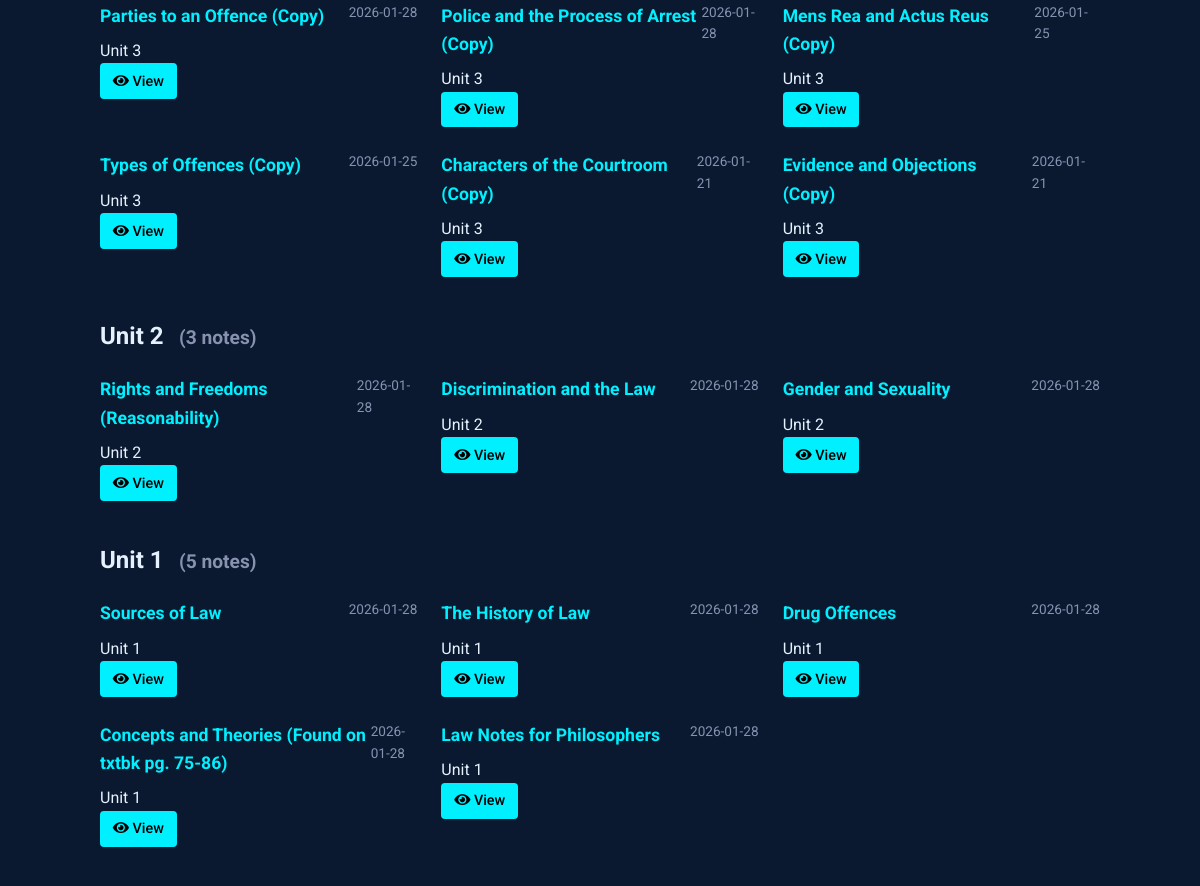
/notes (middle part), run on an earlier commit of the app's database.
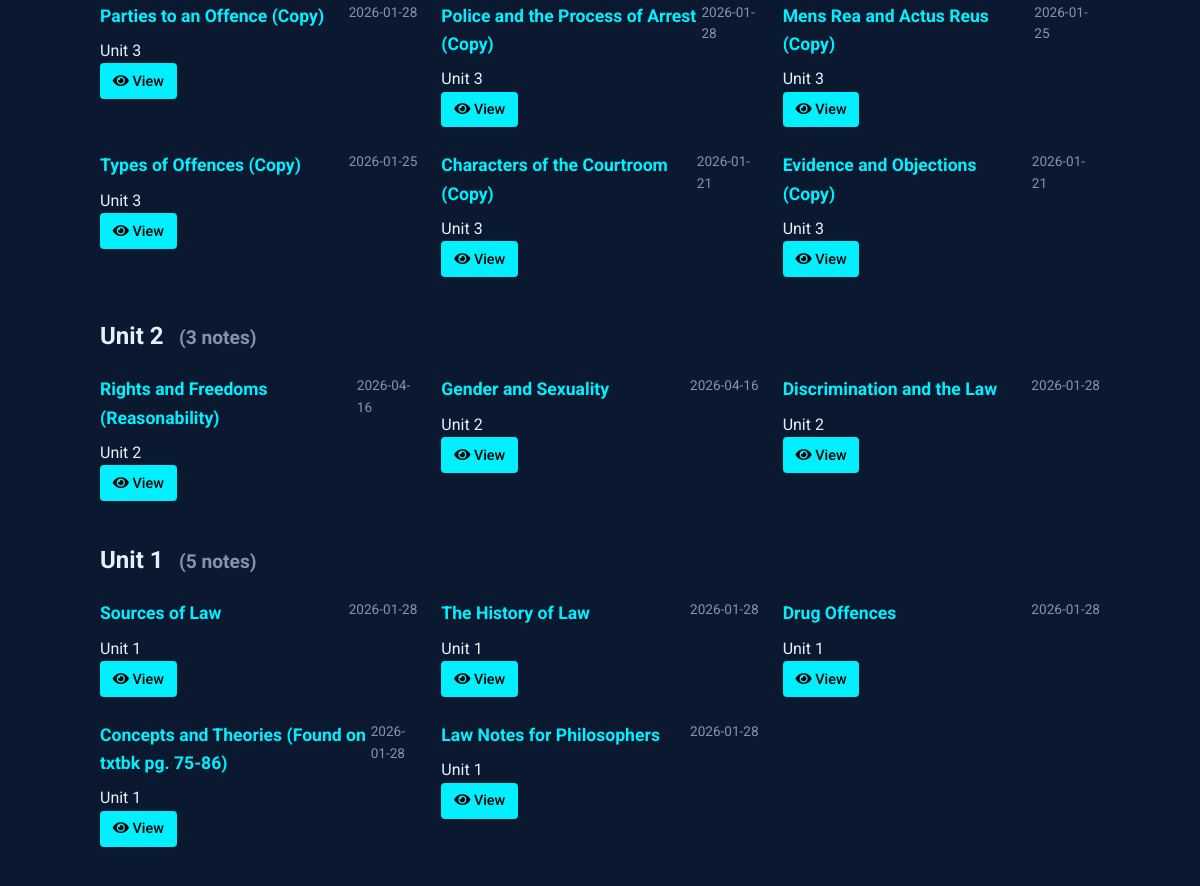
And on a later commit of the database.
### tables this page shows
CREATE TABLE notes (
    id INTEGER PRIMARY KEY AUTOINCREMENT,
    title TEXT NOT NULL,                -- short title for the note
    content TEXT NOT NULL,              -- the full note text
    unit_number INTEGER,                -- optional: to group with course units
    tags TEXT,                          -- comma-separated or JSON for filtering/search
    related_entries TEXT,               -- store glossary ids (e.g., "1,4,5") for cross-linking
    created_at TIMESTAMP DEFAULT CURRENT_TIMESTAMP,
    last_updated TIMESTAMP DEFAULT CURRENT_TIMESTAMP,
    views INTEGER DEFAULT 0,            -- track popularity
    is_favorite BOOLEAN DEFAULT 0,      -- quick flag for starred notes
    comments TEXT                       -- optional: your own thoughts or annotations
, has_worksheet BOOLEAN DEFAULT 0);

### notes_routes.py (the view)
@notes_bp.route('')
def index():
    db = SQL("sqlite:///notes.db")
    notes = db.execute("""
        SELECT id, title, unit_number,
               strftime('%Y-%m-%d', created_at) as created_date,
               strftime('%Y-%m-%d', last_updated) as last_updated,
               is_favorite, has_worksheet
        FROM notes
        ORDER BY
            CASE WHEN unit_number = '' OR unit_number IS NULL THEN 1 ELSE 0 END,
            CAST(unit_number AS INTEGER) DESC,
            last_updated DESC
    """)
    notes_by_unit = {}
    for note in notes:
        unit = note.get('unit_number', 'Ungrouped')
        if unit not in notes_by_unit:
            notes_by_unit[unit] = []
        notes_by_unit[unit].append(note)
    return render_template('notes/index.html',
                         notes_by_unit=notes_by_unit)

### sql.py (called while the page is built)
def _enable_logging(f):
    import logging
    import functools
    import os
    @functools.wraps(f)
    def decorator(*args, **kwargs):
        try:
            import flask
        except ModuleNotFoundError:
            return f(*args, **kwargs)
        disabled = logging.getLogger("cs50").disabled
        if flask.current_app and os.getenv("FLASK_ENV") == "development":
            logging.getLogger("cs50").disabled = False
        try:
            return f(*args, **kwargs)
        finally:
            logging.getLogger("cs50").disabled = disabled
    return decorator

    def __del__(self):
        self._disconnect()

    def _disconnect(self):
        if hasattr(_data, self._name()):
            getattr(_data, self._name()).close()
            delattr(_data, self._name())

    def _name(self):
        return str(hash(self))

        def connect(dbapi_connection, connection_record):
            try:
                if isinstance(
                    dbapi_connection, sqlite3.Connection
                ):  # If back end is sqlite
                    cursor = dbapi_connection.cursor()
                    cursor.execute("PRAGMA foreign_keys=ON")
                    cursor.close()
            except:
                pass

### templates/notes/index.html (shortened to what this page needs)
{% extends "notes/base.html" %}
{% block content %}
<div class="container" style="max-width: 1000px; margin: 0 auto;">
    <div id="notesContainer">
        {% if notes_by_unit %}
            {% for unit, notes in notes_by_unit.items() %}
                <div class="unit-section" data-unit="{{ unit or 'general' }}">
                    <h2 class="unit-header">
                        {% if unit %}
                            Unit {{ unit }}
                        {% else %}
                            General Notes
                        {% endif %}
                        <small class="unit-count" style="font-size: 0.8em; color: #8892b0; margin-left: 0.5em;">
                        </small>
                    </h2>
                    <div class="notes-grid" style="display: grid; grid-template-columns: repeat(auto-fill, minmax(300px, 1fr)); gap: 1.5rem;" data-unit="{{ unit or 'general' }}">
                        {% for note in notes %}
                            <div class="note-card"
                                 data-id="{{ note.id }}"
                                 data-title="{{ note.title|lower }}"
                                 data-content="{{ note.content|lower }}"
                                 data-unit="{{ note.unit_number or 'general' }}"
                                 data-tags="{{ note.tags|default('', true)|lower }}"
                                 data-has-worksheet="{{ 'true' if note.has_worksheet else 'false' }}"
                                 data-date="{{ (note.last_updated or note.created_date)|lower }}"
                                 data-favorite="{{ 'favorite' if note.is_favorite else '' }}">
                                <div style="display: flex; justify-content: space-between; align-items: flex-start;">
                                    <h3 style="margin: 0 0 0.5rem 0; font-size: 1.1rem; color: var(--primary);">
                                        {{ note.title }}
                                    </h3>
                                    <span class="note-date" style="color: #8892b0; font-size: 0.85rem;">
                                        {{ note.last_updated or note.created_date }}
                                    </span>
                                </div>
                                <div class="note-meta">
                                    {% if note.unit_number %}
                                        <span>Unit {{ note.unit_number }}</span>
                                    {% else %}
                                        <span>No unit</span>
                                    {% endif %}
                                </div>
                                <div class="note-actions">
                                    <a href="{{ url_for('notes.view_note', note_id=note.id) }}" class="btn" style="padding: 0.4rem 0.8rem; font-size: 0.9rem;">
                                        <i class="fas fa-eye"></i> View
                                    </a>
                                </div>
                            </div>
                        {% endfor %}
                    </div>
                </div>
            {% endfor %}
        {% endif %}
    </div>
</div>
{% endblock %}

### templates/notes/base.html (shortened to what this page needs)
{% extends "dictionary/base.html" %}

### templates/dictionary/base.html (shortened to what this page needs)
<!DOCTYPE html>
<html lang="en">
<head>
    <link href="https://cdnjs.cloudflare.com/ajax/libs/font-awesome/5.15.4/css/all.min.css" rel="stylesheet">
</head>
<body>
    <main class="container" style="padding: 2rem 0;">
        {% block content %}{% endblock %}
    </main>
</body>
</html>

### templates/dictionary/base.html (style rules this page uses)
:root { --primary: #00f0ff; --bg-dark: #0a192f; --text: #e6f1ff; --success: #2ecc71; --error: #e74c3c; }
body { font-family: 'Roboto', sans-serif; background-color: var(--bg-dark); color: var(--text); line-height: 1.6; margin: 0; padding: 0; }
.container { max-width: 1200px; margin: 0 auto; padding: 0 20px; }
.btn { display: inline-block; padding: 0.6rem 1.5rem; background: var(--primary); color: #000; border: none; border-radius: 4px; cursor: pointer; text-decoration: none; font-weight: 500; transition: all 0.3s; }

### templates/notes/index.html (style rules this page uses)
.unit-section { margin-bottom: 2.5rem; }

What changed in the data, as far as the page shows it:
changed notes "Rights and Freedoms (Reasonability)": last_updated "2026-01-28" → "2026-04-16"
changed notes "Gender and Sexuality": last_updated "2026-01-28" → "2026-04-16"; moves up the list
